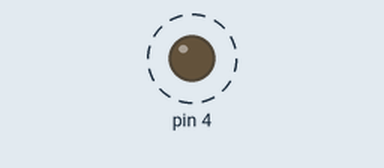
Bench run of a sketch on a simulated Arduino Uno, built with avr-gcc and run on an emulated ATmega328P. Parts: output pins drawn as LEDs (lit = HIGH). Dashed ring = blinking.

Above: at 0.2 s.
Timing chart, 0 to 3.0 s (numbered marks = the images above):
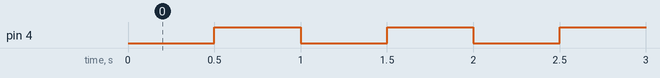

Measured:
- by itself, pin 4: alternates HIGH for 0.50 s and LOW for 0.50 s

The sketch:

Led.ino
```cpp
// #include "LedBlinker\Led\Led.h"
#include "Led.h"

Led led(4);

void setup() {
  led.init();
}

void loop() {
    delay(500);
    led.on();
    delay(500);
    led.off();
}
```

Led.cpp
```cpp
/**************************************
 * @file    Led.cpp
 * @brief   implementation for Led class
 * @author  Črtomir Juren
 * @version 1.0 4/10/20
 **************************************/

# include "Led.h"

/* class contructor */
Led::Led(byte pin){
    this->pin = pin; //_pin = pin;
    state = LOW;
}

Led::Led(byte pin, bool isPWM){
    this->pin = pin; //_pin = pin;
    this->isPWM = isPWM;
    state = LOW;

    setBrightness(100);
    // brightness = 255;
}

/* initialization method */
void Led::init(){
    pinMode(pin, OUTPUT);
}

/* initialization method, overload*/
void Led::init(byte defaultState){
    init();
    if(defaultState == HIGH){
        on();
    }
    else{
        off();
    }
}

// brightness is in percentage 0-100[%]
void Led::setBrightness(int brightness){
    // convert user input 0-100[%] -> 0-255
    brightness = map(brightness, 0, 100, 0, 255);

    // store to class attribute
    this->brightness = brightness;
}

/* led on method */
void Led::on(){
    state = HIGH;

    // if led is pwm controlled
    if (isPWM){
        analogWrite(pin, brightness);
    }
    // if led is normal digital on/off
    else{
        digitalWrite(pin, state);   // turn the LED on (HIGH is the voltage level)
    }
}

/* led off method */
void Led::off(){
    state = LOW;
    digitalWrite(pin, state);   // turn the LED on (HIGH is the voltage level)
}

//  abstracting, so code is written in higher language
bool Led::isPoweredOn(){
    // if state is HIGH, than return true
    return (state == HIGH);
}

void Led::toggle(){
    // if (state == HIGH){
    if (isPoweredOn()){
        off();
    }
    else{
        on();
    }
}
```

Led.h
```cpp
/**************************************
 * @file    Led.h
 * @brief   interface for Led class
 * @author  Črtomir Juren
 * @version 1.0 4/10/20
 **************************************/

#ifndef LED_H
#define LED_H

#include <Arduino.h>

class Led
{
private:
    /* attributes */
    byte pin;
    bool state;
    bool isPWM;
    int brightness;

    /* private methods */
    bool isPoweredOn();

public:
    /* constructor */
    Led() {}

    /* constructor ovverides */
    Led(byte pin);
    Led(byte pin, bool isPWM);

    /* methods */
    // init the pin for LED, call this in setup()
    void init();
    void init(byte defaultState);

    // power on the LED
    void on();
    //power off the LED
    void off();
    //power on/off the LED, depending on previous state
    void toggle();

    // set brightness if LED is in pwm mode
    void setBrightness(int brightness);

};

#endif
```
